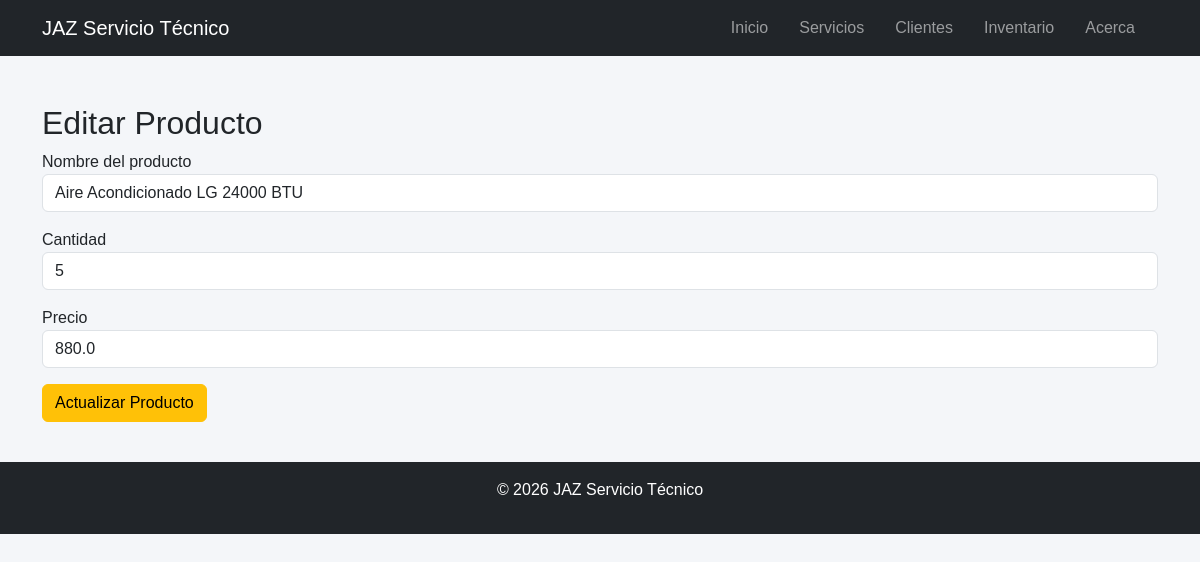
The page /productos/editar/2 on the database its author committed.
### tables this page shows
CREATE TABLE productos (
    id INTEGER PRIMARY KEY AUTOINCREMENT,
    nombre TEXT NOT NULL,
    cantidad INTEGER,
    precio REAL
);

### app.py (the view, shortened to what this page needs)
@app.route("/productos/editar/<int:id>", methods=["GET", "POST"])
def editar_producto(id):
    conn = get_connection()
    producto = conn.execute(
        "SELECT * FROM productos WHERE id=?", (id,)
    ).fetchone()
    conn.close()
    return render_template("productos_editar.html", producto=producto)

### database.py (called while the page is built)
def get_connection():
    conn = sqlite3.connect("inventario.db")
    conn.row_factory = sqlite3.Row
    return conn

### templates/productos_editar.html
{% extends "base.html" %}
{% block content %}
<div class="container mt-5">
<h2>Editar Producto</h2>
<form method="POST">
<div class="mb-3">
<label>Nombre del producto</label>
<input type="text" name="nombre" value="{{ producto.nombre }}" class="form-control">
</div>
<div class="mb-3">
<label>Cantidad</label>
<input type="number" name="cantidad" value="{{ producto.cantidad }}" class="form-control">
</div>
<div class="mb-3">
<label>Precio</label>
<input type="number" step="0.01" name="precio" value="{{ producto.precio }}" class="form-control">
</div>
<button type="submit" class="btn btn-warning">
Actualizar Producto
</button>
</form>
</div>
{% endblock %}

### static/styles.css (style rules this page uses)
body { font-family: Arial, sans-serif; background-color: #f4f6f9; margin: 0; }

### rows shown on the page
productos: nombre "Aire Acondicionado LG 24000 BTU", cantidad "5", precio "880.0"
